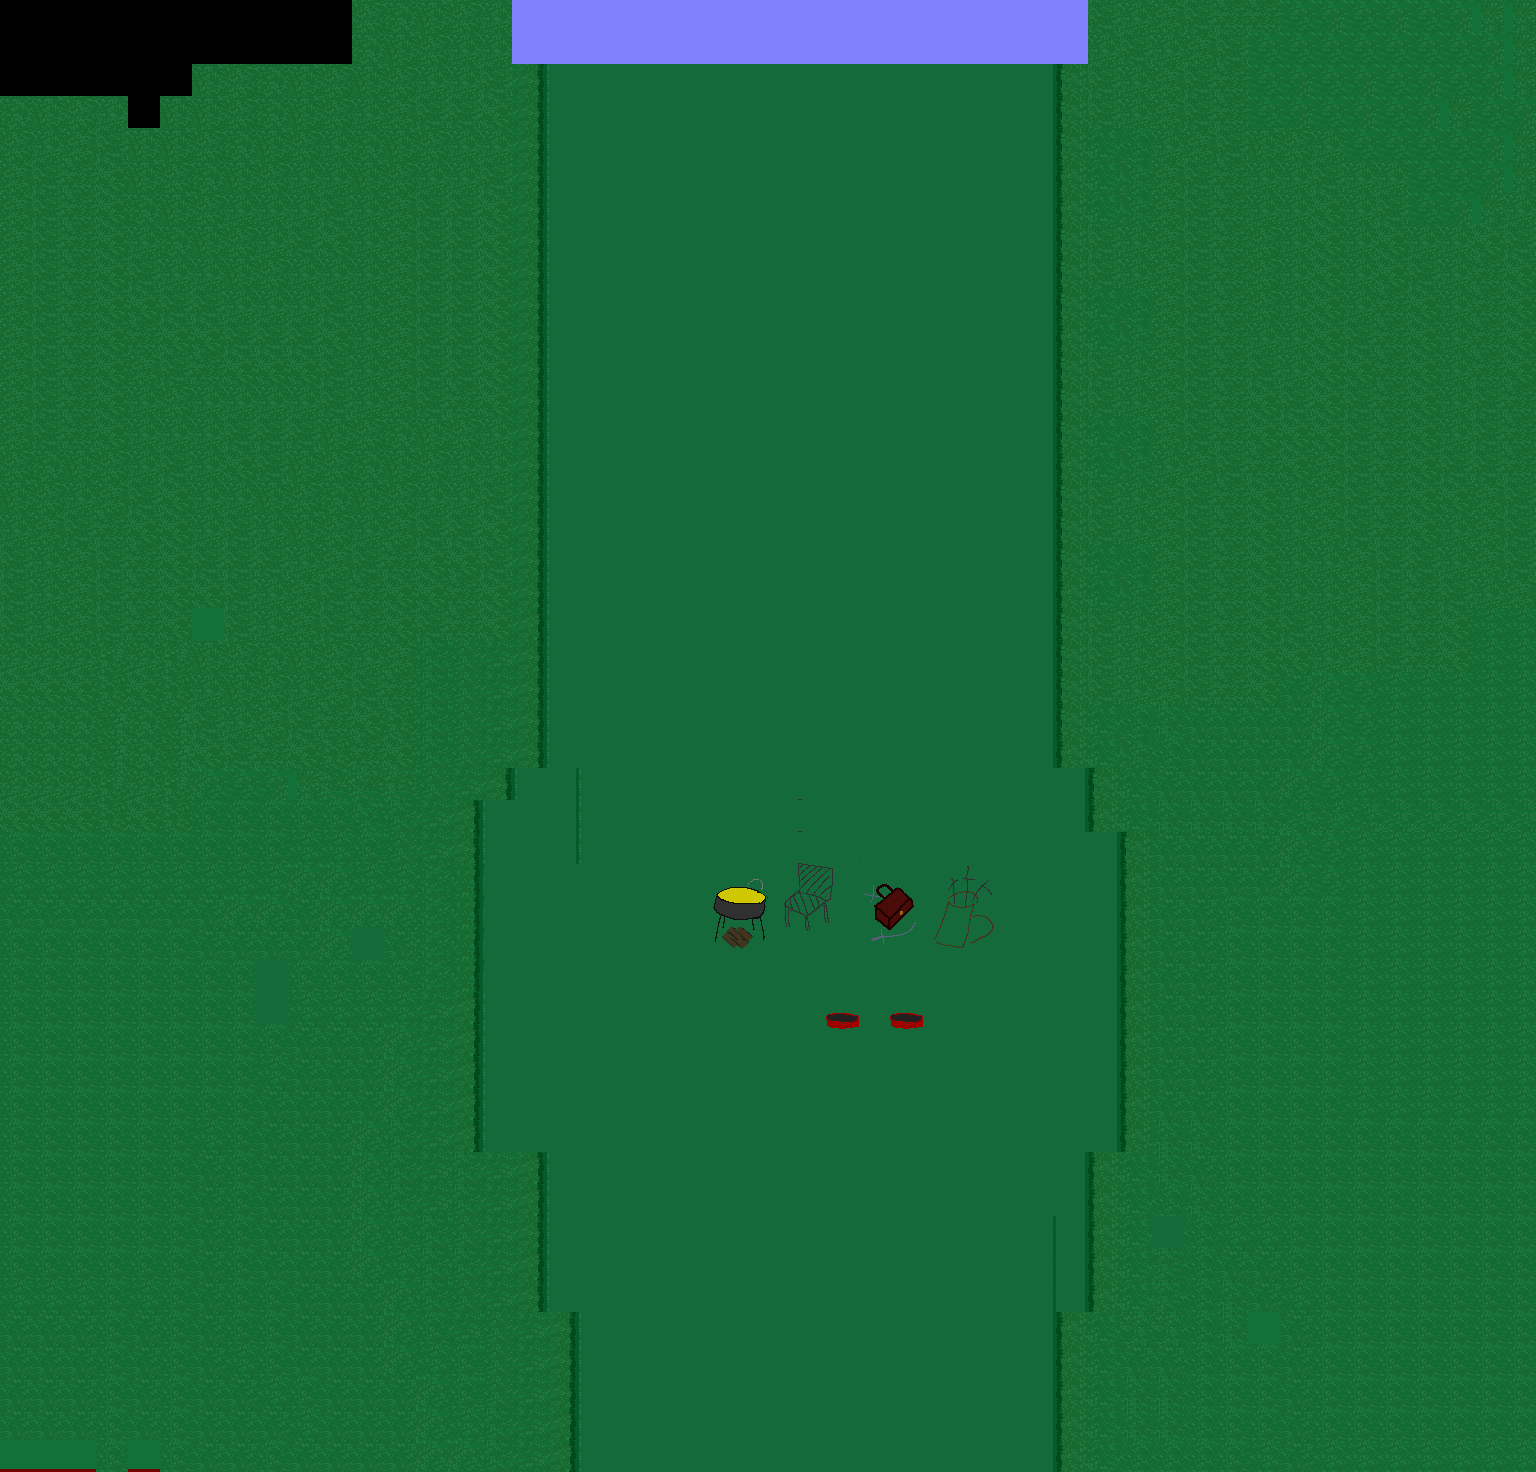

Rendered tile map (Tiled .tmx) drawn with the repository's tilesets; below, a short description and the map source with its tile grids summarised:
An orthogonal 48x46 tile map with 32x32 px tiles, 3 tile layers (Tile Layer 2, Tile Layer 1, Tile Layer 3), 6 tilesets and 27 objects (12x spobject, 3x character1, level Info, character, item).

<map version="1.10" tiledversion="1.11.0" orientation="orthogonal" renderorder="right-down" width="48" height="46" tilewidth="32" tileheight="32" infinite="0" nextlayerid="15" nextobjectid="513">
 <tileset firstgid="1" name="playerstart" tilewidth="32" tileheight="32" tilecount="1" columns="1">
  <image source="playerstart.png" width="32" height="32" />
  <tile id="0">
   <properties>
    <property name="orient" value="right" />
    <property name="playerstart" value="" />
   </properties>
  </tile>
 </tileset>
 <tileset firstgid="2" name="grassdungeon1" tilewidth="32" tileheight="32" tilecount="1700" columns="50">
  <image source="grassdungeon1.png" width="1600" height="1088" />
 </tileset>
 <tileset firstgid="1702" name="foresttreesolo" tilewidth="32" tileheight="32" tilecount="63" columns="7">
  <image source="foresttreesolo.png" width="250" height="300" />
 </tileset>
 <tileset firstgid="1765" name="grassdungeon2" tilewidth="32" tileheight="32" tilecount="1700" columns="50">
  <image source="grassdungeon2.png" width="1600" height="1088" />
 </tileset>
 <tileset firstgid="3465" name="grassdungeon20" tilewidth="32" tileheight="32" tilecount="2208" columns="48">
  <image source="grassdungeon20.png" width="1536" height="1472" />
 </tileset>
 <tileset firstgid="5673" name="grassdungeon5" tilewidth="32" tileheight="32" tilecount="1700" columns="50">
  <image source="grassdungeon5.png" width="1600" height="1088" />
 </tileset>
 <layer id="12" name="Tile Layer 2" width="48" height="46">
  <data>[2208 cells, 193 non-empty, 136 distinct tile ids]</data>
 </layer>
 <layer id="13" name="Tile Layer 1" width="48" height="46">
  <data>[2208 cells, 0 non-empty, 0 distinct tile ids]</data>
 </layer>
 <layer id="14" name="Tile Layer 3" width="48" height="46">
  <data>[2208 cells, 2179 non-empty, 331 distinct tile ids]</data>
 </layer>
 <objectgroup id="4" name="Object Layer 1">
  <object id="7" name="level Info" x="480" y="512" width="24" height="24">
   <properties>
    <property name="areaname" value="Mainpath puzzle 2" />
    <property name="filter" value="dim" />
    <property name="levelinfo" value="1" />
   </properties>
  </object>
  <object id="12" x="1056" y="448" width="320" height="1024">
   <properties>
    <property name="block" value="" />
   </properties>
  </object>
  <object id="16" x="192" y="544" width="416" height="928">
   <properties>
    <property name="block" value="" />
   </properties>
  </object>
  <object id="24" type="spobject" x="352" y="1152" width="196" height="298">
   <properties>
    <property name="image" value="foresttreesp.png" />
    <property name="spobject" value="" />
   </properties>
  </object>
  <object id="263" type="spobject" x="352" y="928" width="196" height="298">
   <properties>
    <property name="image" value="snowyforesttreesp.png" />
    <property name="spobject" value="" />
   </properties>
  </object>
  <object id="479" name="Weird Salesman" type="character" x="800" y="864" width="32" height="64">
   <properties>
    <property name="" value="" />
    <property name="SPflag1" value="" />
    <property name="description" value="Want a sword?" />
    <property name="image" value="sprites/salesman.gif" />
    <property name="name" value="Shopkeeper" />
    <property name="orient" value="down" />
    <property name="sprite" value="" />
   </properties>
  </object>
  <object id="480" type="spobject" x="416" y="1248" width="196" height="298">
   <properties>
    <property name="image" value="foresttreesp.png" />
    <property name="spobject" value="" />
   </properties>
  </object>
  <object id="485" type="spobject" x="992" y="1184" width="196" height="298">
   <properties>
    <property name="image" value="foresttreesp.png" />
    <property name="spobject" value="" />
   </properties>
  </object>
  <object id="486" type="spobject" x="352" y="736" width="196" height="298">
   <properties>
    <property name="image" value="snowyforesttreesp.png" />
    <property name="spobject" value="" />
   </properties>
  </object>
  <object id="487" type="spobject" x="416" y="512" width="196" height="298">
   <properties>
    <property name="image" value="snowyforesttreesp.png" />
    <property name="spobject" value="" />
   </properties>
  </object>
  <object id="493" type="spobject" x="1088" y="864" width="196" height="298">
   <properties>
    <property name="image" value="snowyforesttreesp.png" />
    <property name="spobject" value="" />
   </properties>
  </object>
  <object id="494" type="spobject" x="1088" y="1088" width="196" height="298">
   <properties>
    <property name="image" value="foresttreesp.png" />
    <property name="spobject" value="" />
   </properties>
  </object>
  <object id="496" type="spobject" x="1056" y="672" width="196" height="298">
   <properties>
    <property name="image" value="snowyforesttreesp.png" />
    <property name="spobject" value="" />
   </properties>
  </object>
  <object id="497" type="spobject" x="992" y="480" width="196" height="298">
   <properties>
    <property name="image" value="snowyforesttreesp.png" />
    <property name="spobject" value="" />
   </properties>
  </object>
  <object id="498" name="cutgrass" type="item" x="544" y="864" width="64" height="64">
   <properties>
    <property name="image" value="cutgrass.png" />
    <property name="itemid" value="stick" />
    <property name="nodesc" value="" />
    <property name="spobject" value="" />
   </properties>
  </object>
  <object id="499" x="448" y="480" width="736" height="32">
   <properties>
    <property name="NewArea" value="" />
    <property name="area" value="grassdungeon21.tmx" />
    <property name="returnarea" value="0" />
   </properties>
  </object>
  <object id="500" x="800" y="640" width="32" height="32">
   <properties>
    <property name="orient" value="down" />
    <property name="playerstart" value="1" />
    <property name="startarea" value="1" />
   </properties>
  </object>
  <object id="501" x="448" y="1088" width="736" height="32">
   <properties>
    <property name="event" value="" />
   </properties>
  </object>
  <object id="503" x="800" y="1312" width="32" height="32">
   <properties>
    <property name="orient" value="up" />
    <property name="playerstart" value="0" />
    <property name="startarea" value="0" />
   </properties>
  </object>
  <object id="504" name="WizDog" type="character1" x="768" y="704" width="32" height="64">
   <properties>
    <property name="SPflag1" value="" />
    <property name="image" value="magicdog.png" />
    <property name="name" value="Wizdog" />
    <property name="orient" value="right" />
    <property name="sprite1" value="" />
   </properties>
  </object>
  <object id="505" x="448" y="1504" width="736" height="32">
   <properties>
    <property name="NewArea" value="" />
    <property name="area" value="grassdungeon19.tmx" />
    <property name="returnarea" value="1" />
   </properties>
  </object>
  <object id="506" x="416" y="704" width="736" height="32">
   <properties>
    <property name="blockSP" value="" />
    <property name="requirement" value="foughtthesalesman" />
   </properties>
  </object>
  <object id="508" type="spobject" x="416" y="256" width="196" height="298">
   <properties>
    <property name="image" value="snowyforesttreesp.png" />
    <property name="spobject" value="" />
   </properties>
  </object>
  <object id="509" type="spobject" x="992" y="256" width="196" height="298">
   <properties>
    <property name="image" value="snowyforesttreesp.png" />
    <property name="spobject" value="" />
   </properties>
  </object>
  </objectgroup>
</map>
<!-- 3 of 27 objects omitted -->
